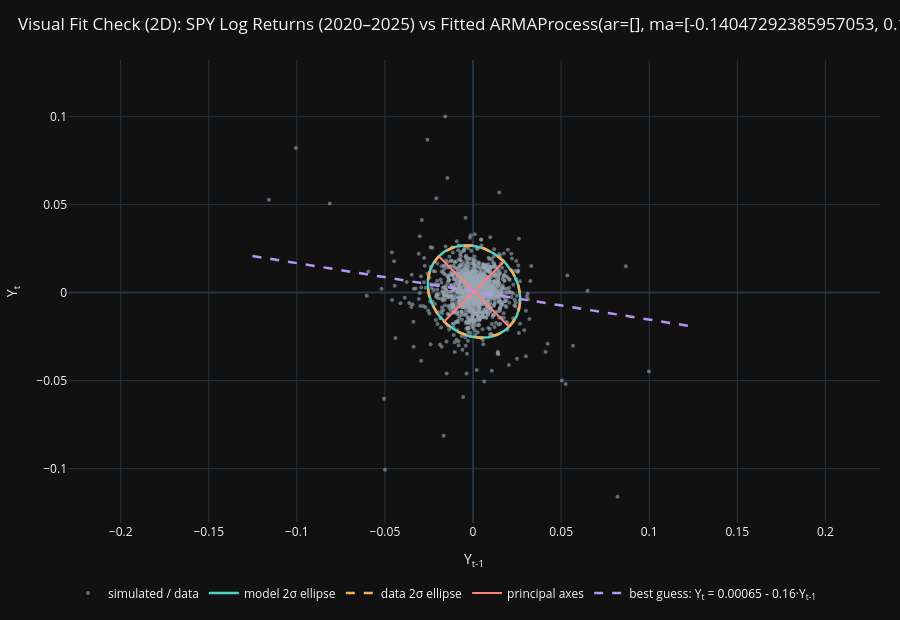
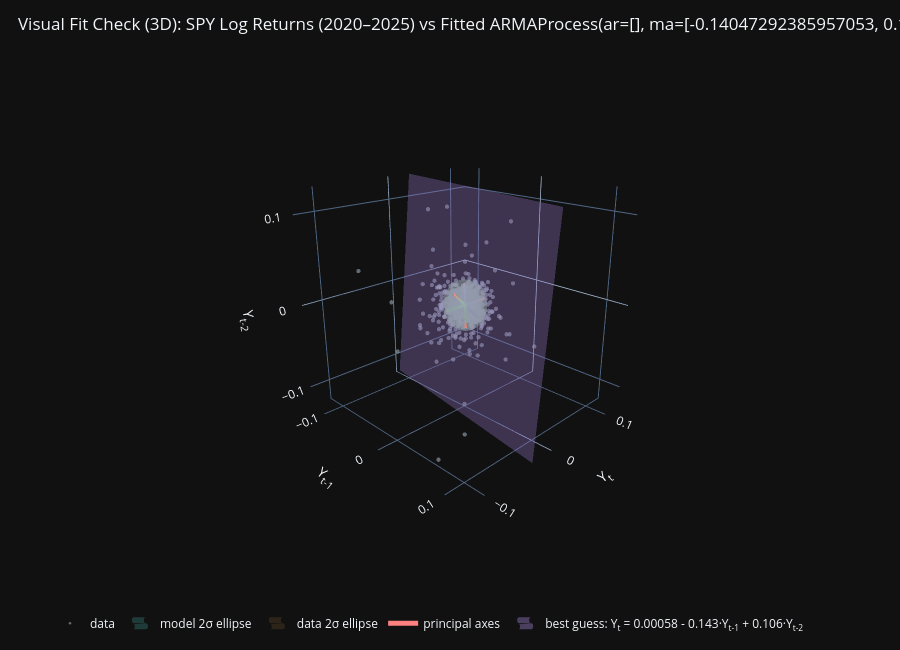

Notebook source saved alongside these figures, in order:
### Code cell
lsp.TEMPLATE = "plotly_dark"
# Visual Fit Verification in 2D (lags=1)
fig_fit_2d = lsp.plot_cloud(
    returns,
    lags=1,
    model=fit.model,
    radius=2.0,
    title=f"Visual Fit Check (2D): {series_name} vs Fitted {fit.model}"
)
fig_fit_2d.show()

# Visual Fit Verification in 3D (lags=2)
fig_fit_3d = lsp.plot_cloud(
    returns,
    lags=2,
    model=fit.model,
    radius=2.0,
    title=f"Visual Fit Check (3D): {series_name} vs Fitted {fit.model}"
)
fig_fit_3d.show()
